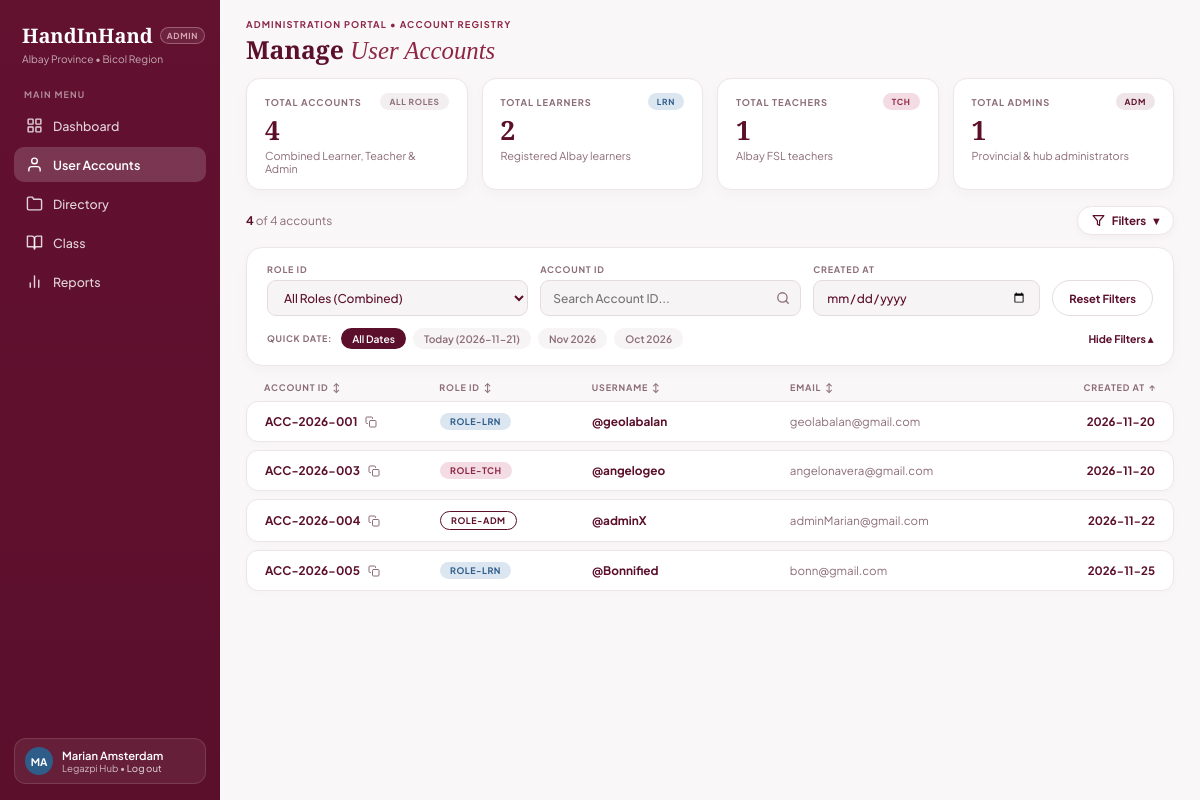
The app's page /admin_users.php (signed in), older data.
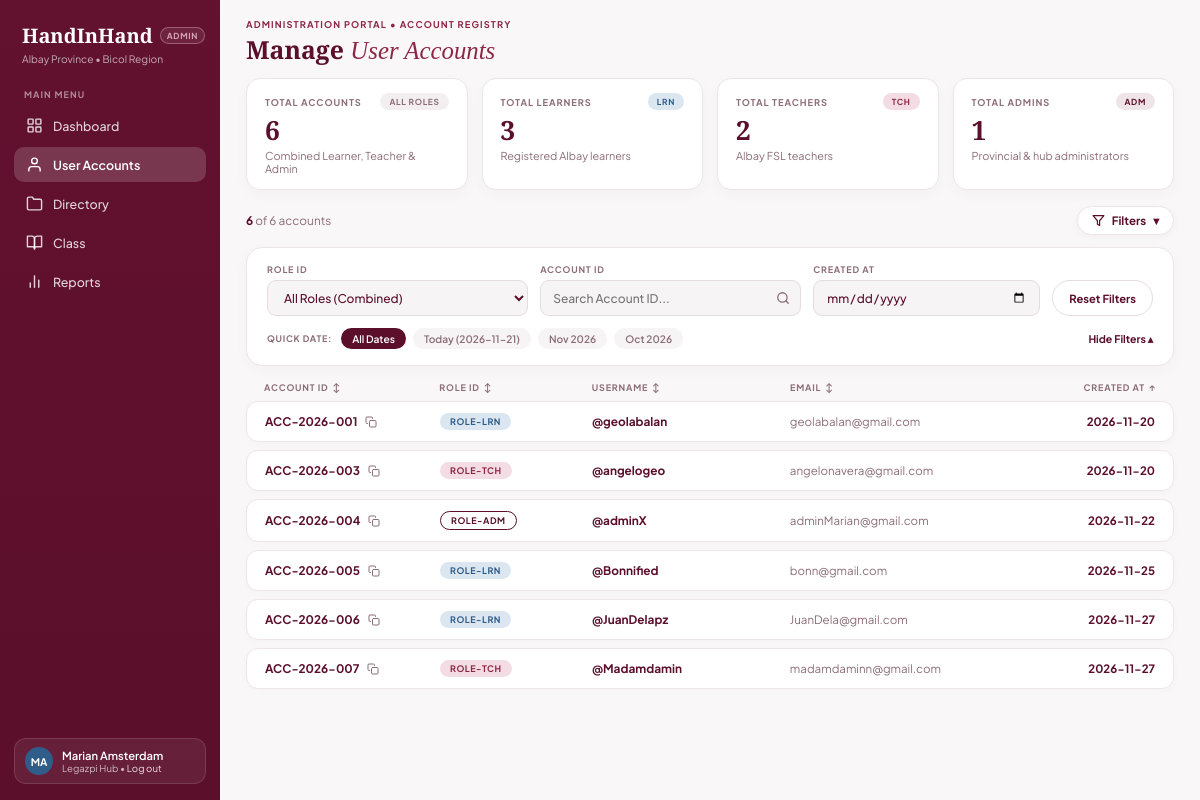
The same page, newer data.
### tables this page shows
CREATE TABLE `accounts` (
  `account_id` int(11) NOT NULL,
  `role_id` int(11) NOT NULL,
  `username` varchar(30) NOT NULL,
  `email` varchar(255) NOT NULL,
  `password_hash` varchar(255) NOT NULL,
  `created_at` timestamp NOT NULL DEFAULT current_timestamp()
);

### admin_users.php (the view, shortened to what the changed rows need)
<?php
require_once __DIR__ . '/includes/db_connect.php';
$accounts_list = [];
$count_total    = 0;
$count_learners = 0;
$count_teachers = 0;
if ($conn) {
    try {
        $sql = "
            SELECT
                account_id,
                role_id,
                username,
                email,
                DATE(created_at) AS created_date,
                YEAR(created_at) AS created_year
            FROM accounts
            ORDER BY account_id ASC
        ";
        $res = $conn->query($sql);
        while ($row = $res->fetch_assoc()) {
            $rid  = (int)$row['role_id'];
            $year = $row['created_year'] ?: '2026';
            $code = sprintf('ACC-%s-%03d', $year, (int)$row['account_id']);
            if ($rid === 1) {
                $role_code = 'ROLE-ADM';
            } elseif ($rid === 2) {
                $role_code = 'ROLE-TCH';
                $count_teachers++;
            } else {
                $role_code = 'ROLE-LRN';
                $count_learners++;
            }
            $count_total++;
            $uname = str_starts_with($row['username'], '@') ? $row['username'] : '@' . $row['username'];
            $accounts_list[] = [
                'raw_id'       => (int)$row['account_id'],
                'account_code' => $code,
                'role_code'    => $role_code,
                'username'     => $uname,
                'email'        => $row['email'],
                'created_at'   => $row['created_date'] ?: '2026-11-21'
            ];
        }
    } catch (Throwable $e) {
    }
}
?>
<!DOCTYPE html>
<html lang="en">
<head>
    <link rel="stylesheet" href="assets/css/admin.css?v=3">
</head>
<body>
<div class="admin-layout">
    <main class="main-content">
        <header class="page-header">
            <div class="header-titles">
                <h1 class="page-title">Manage <em>User Accounts</em></h1>
            </div>
        </header>
        <section class="kpi-grid-4">
            <article class="kpi-card">
                <div class="kpi-top">
                    <span class="kpi-label">TOTAL ACCOUNTS</span>
                    <span class="mini-role-pill pill-neutral">ALL ROLES</span>
                </div>
                <div class="kpi-value"><?php echo number_format($count_total); ?></div>
                <p class="kpi-sub">Combined Learner, Teacher &amp; Admin</p>
            </article>
            <article class="kpi-card">
                <div class="kpi-top">
                    <span class="kpi-label">TOTAL LEARNERS</span>
                    <span class="mini-role-pill pill-lrn">LRN</span>
                </div>
                <div class="kpi-value"><?php echo number_format($count_learners); ?></div>
                <p class="kpi-sub">Registered Albay learners</p>
            </article>
            <article class="kpi-card">
                <div class="kpi-top">
                    <span class="kpi-label">TOTAL TEACHERS</span>
                    <span class="mini-role-pill pill-tch">TCH</span>
                </div>
                <div class="kpi-value"><?php echo number_format($count_teachers); ?></div>
                <p class="kpi-sub">Albay FSL teachers</p>
            </article>
        </section>
        <div class="registry-toolbar">
            <span class="accounts-counter" id="accountsCounter">
                <strong><?php echo $count_total; ?></strong> of <?php echo $count_total; ?> accounts
            </span>
            <button type="button" class="filter-toggle-btn" id="filterToggleBtn" aria-expanded="true">
                <svg width="13" height="13" viewBox="0 0 24 24" fill="none" stroke="currentColor" stroke-width="2.2" stroke-linecap="round" stroke-linejoin="round">
                    <polygon points="22 3 2 3 10 12.46 10 19 14 21 14 12.46 22 3"></polygon>
                </svg>
                <span>Filters</span>
                <span class="chevron-icon" id="filterChevron">&#9662;</span>
            </button>
        </div>
        <section class="registry-table-section" data-total-count="<?php echo $count_total; ?>">
            <div class="registry-rows-stack" id="registryRowsStack">
                <?php foreach ($accounts_list as $acc): ?>
                    <?php
                        $badge_class = match ($acc['role_code']) {
                            'ROLE-ADM' => 'badge-adm',
                            'ROLE-TCH' => 'badge-tch',
                            default    => 'badge-lrn',
                        };
                    ?>
                    <article class="account-row-card"
                             data-account="<?php echo htmlspecialchars(strtolower($acc['account_code'])); ?>"
                             data-role="<?php echo htmlspecialchars($acc['role_code']); ?>"
                             data-username="<?php echo htmlspecialchars(strtolower($acc['username'])); ?>"
                             data-email="<?php echo htmlspecialchars(strtolower($acc['email'])); ?>"
                             data-date="<?php echo htmlspecialchars($acc['created_at']); ?>">
                        <div class="col-account">
                            <span class="acc-code-text"><?php echo htmlspecialchars($acc['account_code']); ?></span>
                            <button type="button" class="copy-id-btn" data-copy="<?php echo htmlspecialchars($acc['account_code']); ?>" title="Copy Account ID">
                                <svg width="12" height="12" viewBox="0 0 24 24" fill="none" stroke="currentColor" stroke-width="2" stroke-linecap="round" stroke-linejoin="round">
                                    <rect x="9" y="9" width="13" height="13" rx="2" ry="2"></rect>
                                    <path d="M5 15H4a2 2 0 0 1-2-2V4a2 2 0 0 1 2-2h9a2 2 0 0 1 2 2v1"></path>
                                </svg>
                            </button>
                        </div>
                        <div class="col-role">
                            <span class="registry-role-badge <?php echo $badge_class; ?>">
                                <?php echo htmlspecialchars($acc['role_code']); ?>
                            </span>
                        </div>
                        <div class="col-username">
                            <?php echo htmlspecialchars($acc['username']); ?>
                        </div>
                        <div class="col-email">
                            <?php echo htmlspecialchars($acc['email']); ?>
                        </div>
                        <div class="col-date">
                            <?php echo htmlspecialchars($acc['created_at']); ?>
                        </div>
                    </article>
                <?php endforeach; ?>
            </div>
        </section>
    </main>
</div>
</body>
</html>

Row changes from the older to the newer data that the page shows:
added accounts: account_code "ACC-2026-006", role_code "ROLE-LRN", username "@JuanDelapz", email "JuanDela@gmail.com", created_at "2026-11-27"
added accounts: account_code "ACC-2026-007", role_code "ROLE-TCH", username "@Madamdamin", email "madamdaminn@gmail.com", created_at "2026-11-27"
Text that changed along with them:
$count_total: "4" → "6"
$count_learners: "2" → "3"
$count_teachers: "1" → "2"
